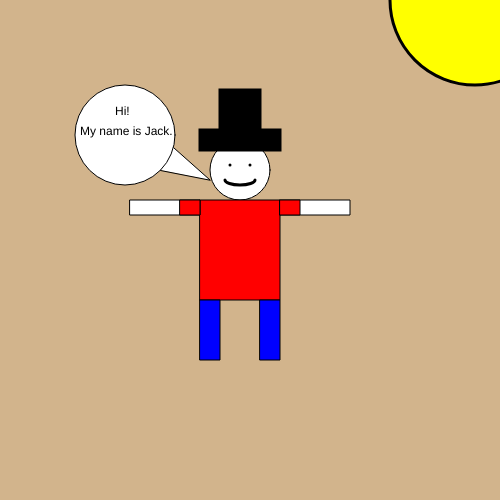
Frame 1 (no input)
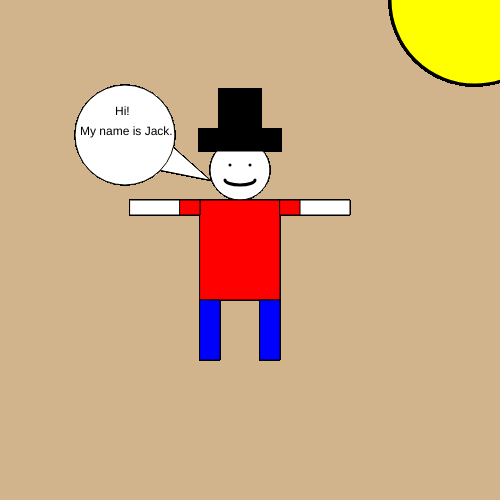
Frame 60 (no input)
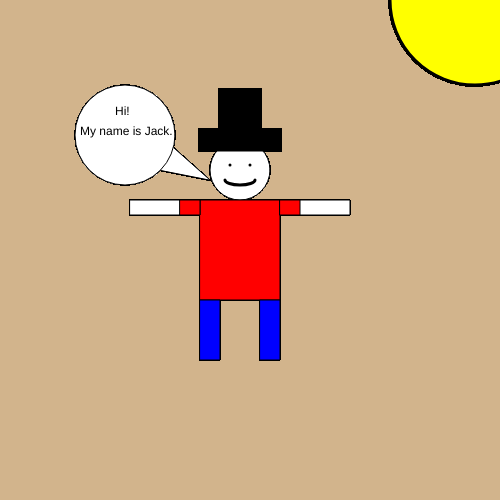
Frame 120 (the mouse pressed at the canvas centre since frame 60)

The p5.js sketch that drew these frames (run headless with seeded random() and noise() and a simulated clock; from frame 60 on, the mouse is pressed at the canvas centre):

// p5.js sketch
// ── sketch.js
var legW = 20;
var legL = 60;
var armW = 70;
var armL = 15;
var eyeY = 165;
var hi = 'Hi!'
var name = 'My name is Jack.'

function setup() {
  // put setup code here

  createCanvas(500, 500);
  background("tan");
}

function draw() {
  // put drawing code here
fill("white");
strokeWeight(1);
//head
ellipse(240, 170, 60, 60);

//body
fill("red");
rect(200, 200, 80, 100);

fill("blue");
//left leg
rect(200, 300, legW, legL);

//right leg
rect(260, 300, legW, legL);

fill("white");
rect(130, 200, armW, armL);
fill("red");
rect(180, 200, 20, 15);

//right arm
fill("white");
rect(280, 200, armW, armL);
fill("red");
rect(280, 200, 20, 15);

noFill();
strokeWeight(3);
//pupils
point(230, eyeY);
point(250, eyeY);

//mouth
arc(240, 180, 30, 10, 0, PI);

//hat
fill("black");
rect(200, 130, 80, 20);
rect(220, 90, 40, 40);

//sun
fill("yellow");
ellipse(475, 0, 170, 170);

fill("white");

strokeWeight(1);
//speech
triangle(210, 180, 165, 140, 160, 170);
ellipse(125, 135, 100, 100);
fill("black");
text(hi, 115, 115);
text(name, 80, 135);

//house
//rect(350, 370, 125, 125);
//triangle(350, 370, 475, 370, 412.5, 330);
//rect(370, 390, 30, 30);

}
